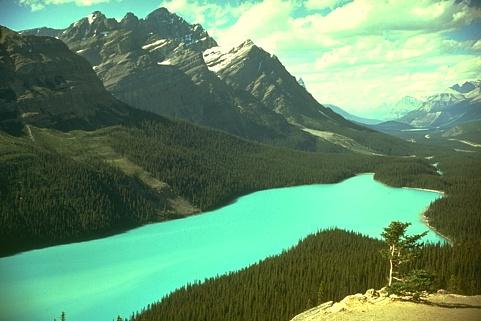
#> input picture image.jpg, 481 x 321 px
$ python -i Gradient.py   (imports and definitions only)   (older library calls are emulated)
#> lines starting #> are read from the running program, lines starting #| are printed output that depends on the picture
#> further down, picture is the input picture: shape (321, 481, 3); mean B, G, R 108.5, 142.6, 101.1
import numpy as np
import cv2


def SobelOperator(img, sigma=None):

    image = img.copy()

    if(sigma != None):

        image = cv2.GaussianBlur(image, (3, 3), sigma, 0)

    g_x = cv2.Sobel(image, cv2.CV_64F, 1, 0, ksize=3)
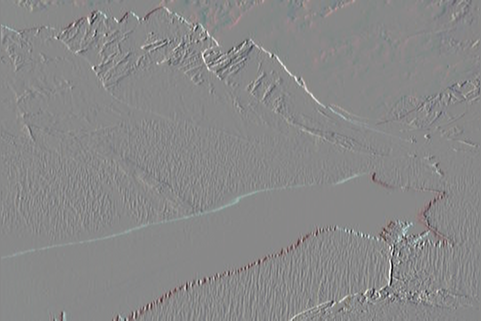
#> g_x: shape (321, 481, 3) float64; mean B, G, R 0.3, 0.5, 0.7; drawn with min black and max white
    g_y = cv2.Sobel(image, cv2.CV_64F, 0, 1, ksize=3)
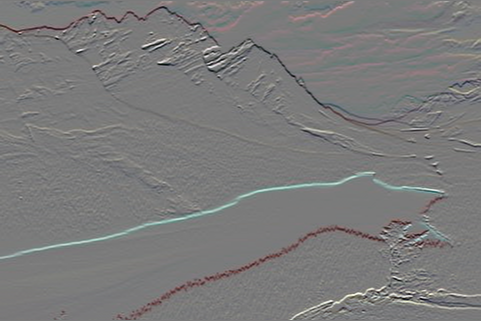
#> g_y: shape (321, 481, 3) float64; mean B, G, R -2.5, -2.1, -1.2; drawn with min black and max white

    # magnitude
    norm = np.sqrt(np.power(g_x, 2) + np.power(g_y, 2))
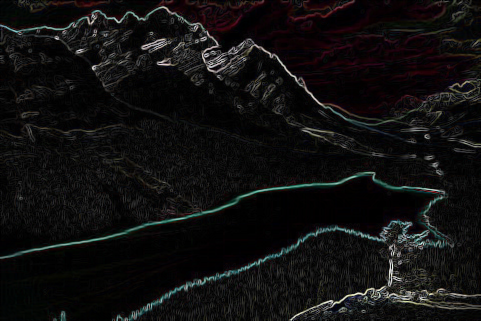
#> norm: shape (321, 481, 3) float64; mean B, G, R 54.5, 55, 57.2; drawn with min black and max white

    normalized_norm = cv2.normalize(
        norm,  None, 0, 255, cv2.NORM_MINMAX)

    return normalized_norm

# only gray lvl

# a morphological gradient is the difference between the dilation and the erosion of a given image.


# [107 lines left out: functions morphologicalGradient, selectMarkers, not called in this run]

>>> import cv2
>>> picture = cv2.imread('image.jpg')
>>> result = SobelOperator(picture)

$ run again, on another.jpg
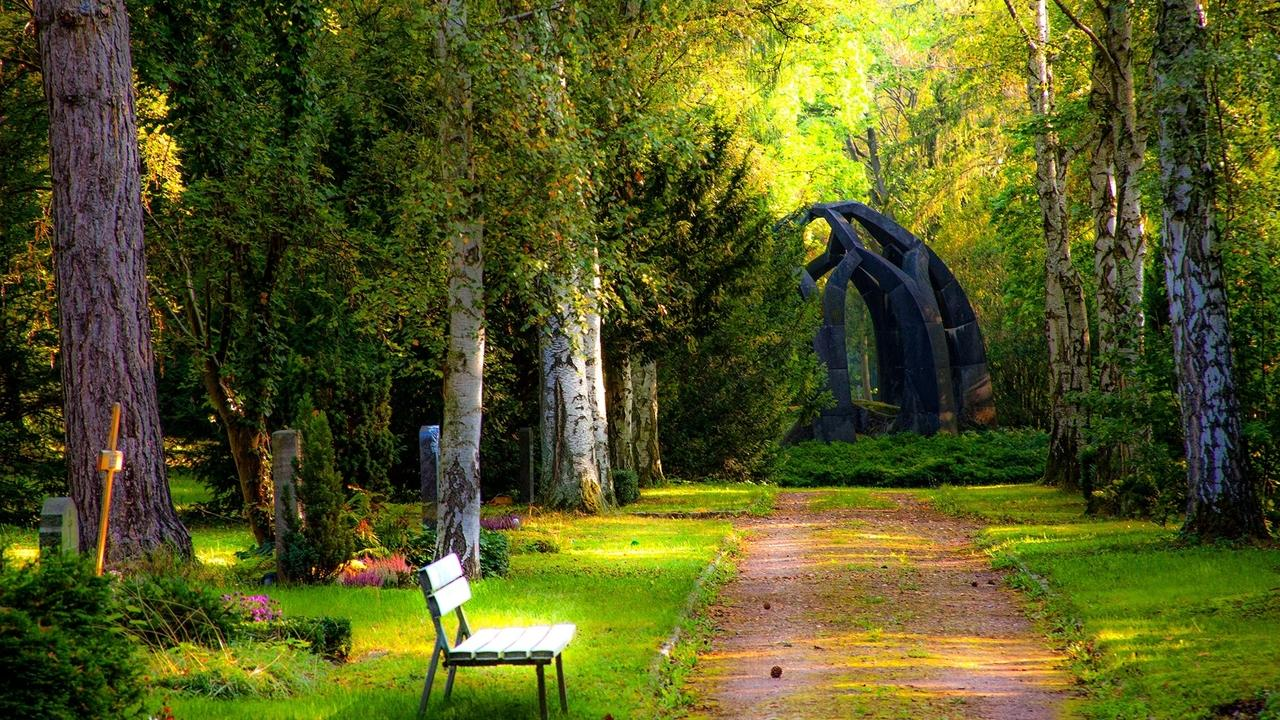
#> input picture another.jpg, 1280 x 720 px
#> picture is the input picture: shape (720, 1280, 3); mean B, G, R 34.6, 89.1, 85.4
#> in SobelOperator, `g_y = cv2.Sobel(image, cv2.CV_64F, 0, 1, ksize=3)`:
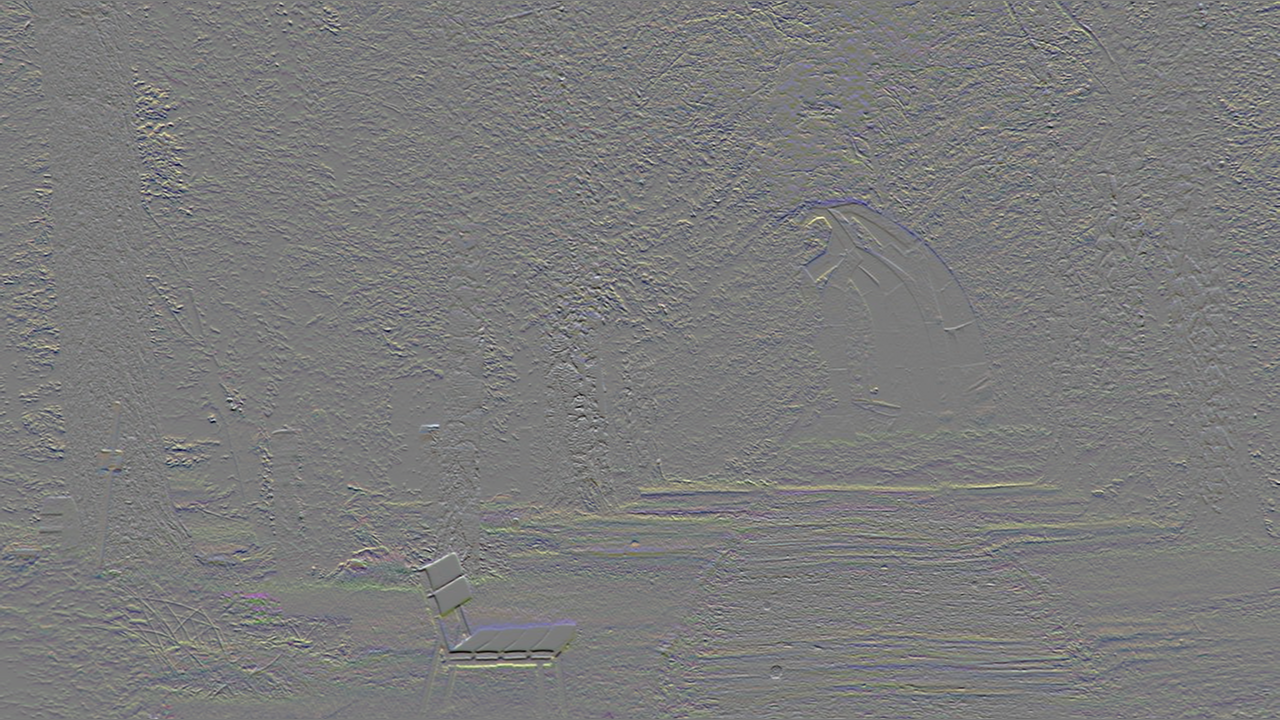
#> g_y: shape (720, 1280, 3) float64; mean B, G, R -0.1, -0.1, -0.1; drawn with min black and max white
#> in SobelOperator, `norm = np.sqrt(np.power(g_x, 2) + np.power(g_y, 2))`:
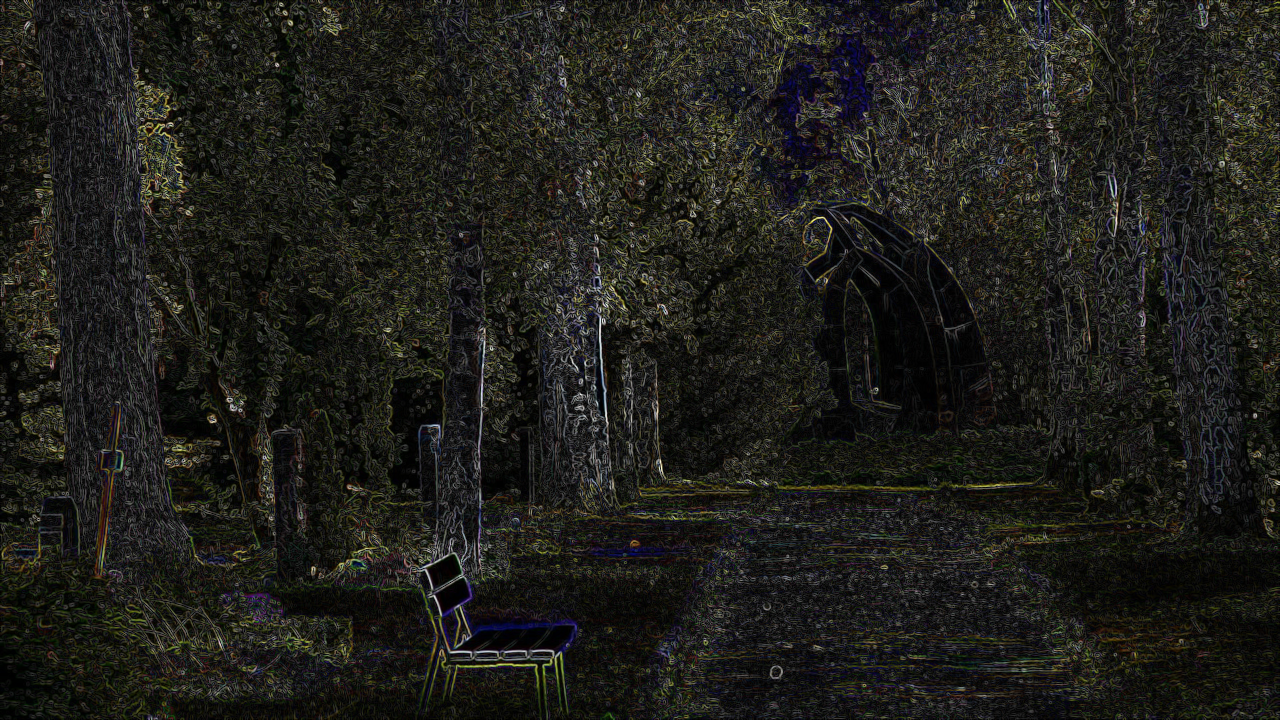
#> norm: shape (720, 1280, 3) float64; mean B, G, R 102.6, 120, 120.4; drawn with min black and max white

$ run again, on ex.jpg
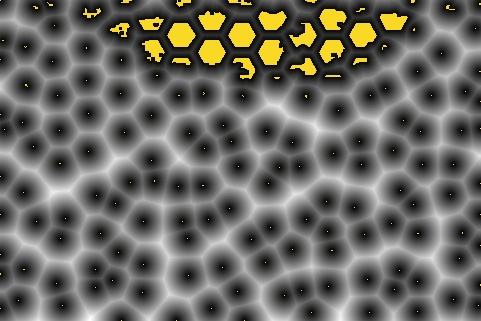
#> input picture ex.jpg, 481 x 321 px
#> picture is the input picture: shape (321, 481, 3); mean B, G, R 98.2, 105, 106.4
#> in SobelOperator, `g_y = cv2.Sobel(image, cv2.CV_64F, 0, 1, ksize=3)`:
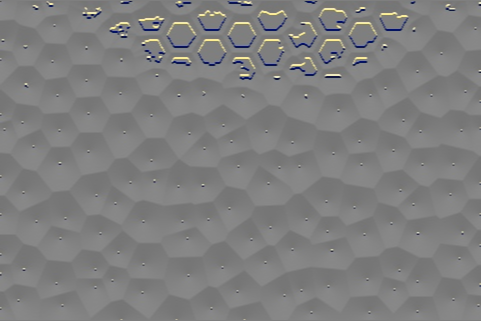
#> g_y: shape (321, 481, 3) float64; mean B, G, R 1.6, 1.2, 1.1; drawn with min black and max white
#> in SobelOperator, `norm = np.sqrt(np.power(g_x, 2) + np.power(g_y, 2))`:
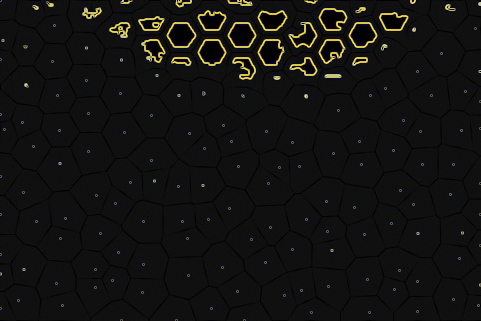
#> norm: shape (321, 481, 3) float64; mean B, G, R 71, 78.3, 79.7; drawn with min black and max white

$ run again, on gradient.jpg
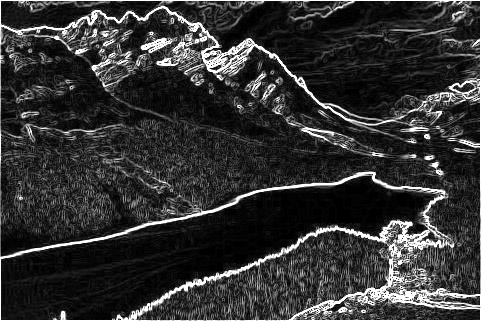
#> input picture gradient.jpg, 481 x 321 px
#> picture is the input picture: shape (321, 481, 3); min 0, max 255, mean 50.7
#> in SobelOperator, `g_y = cv2.Sobel(image, cv2.CV_64F, 0, 1, ksize=3)`:
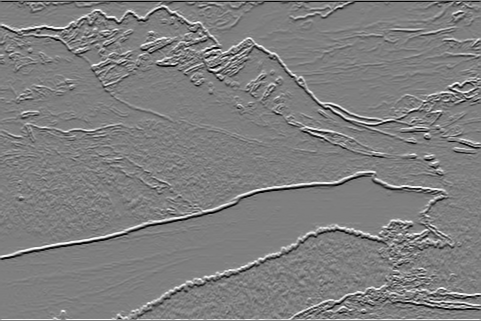
#> g_y: shape (321, 481, 3) float64; min -1014, max 1020, mean -0.1; drawn with min black and max white
#> in SobelOperator, `norm = np.sqrt(np.power(g_x, 2) + np.power(g_y, 2))`:
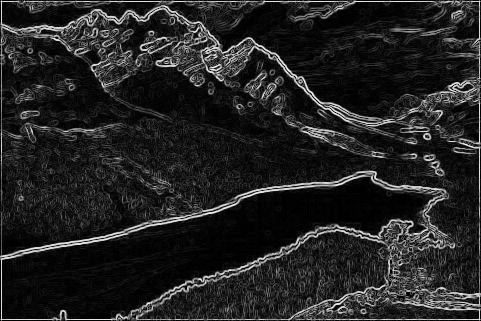
#> norm: shape (321, 481, 3) float64; min 0, max 1096.2, mean 153.1; drawn with min black and max white
